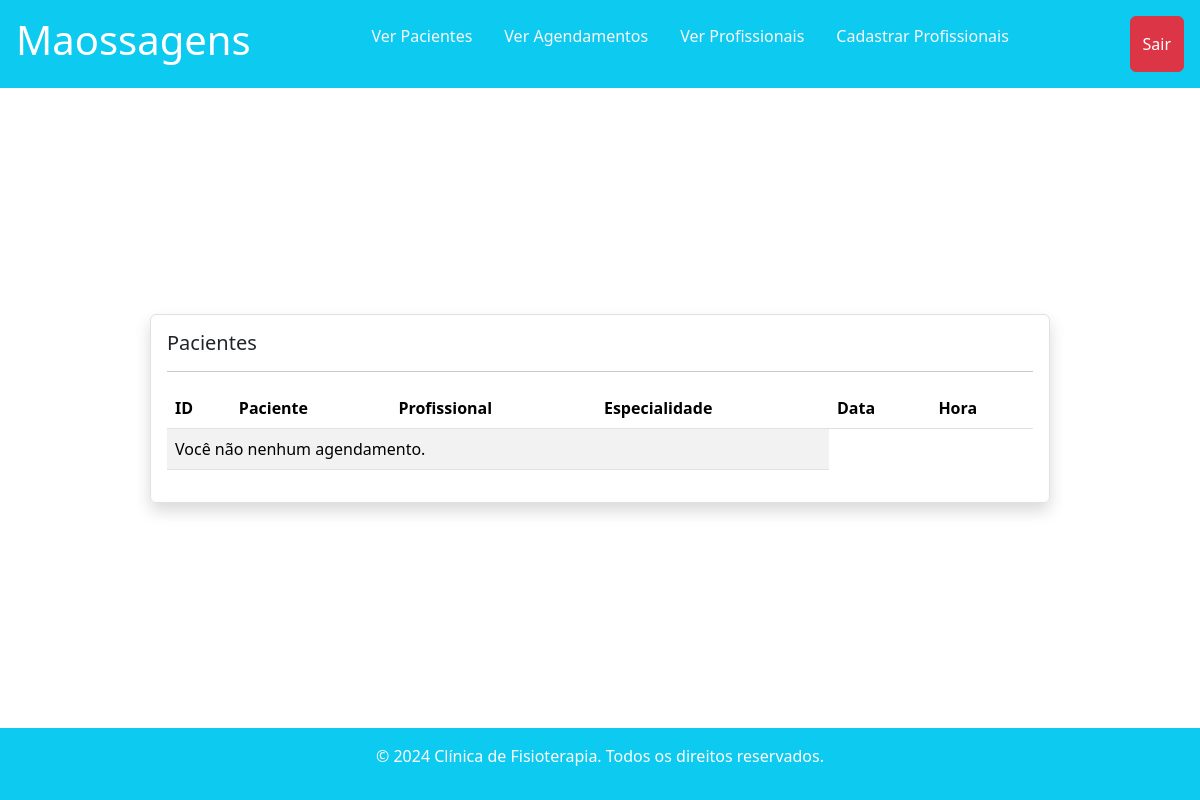
The app's page /registros/ver_agendamentos/, older data.
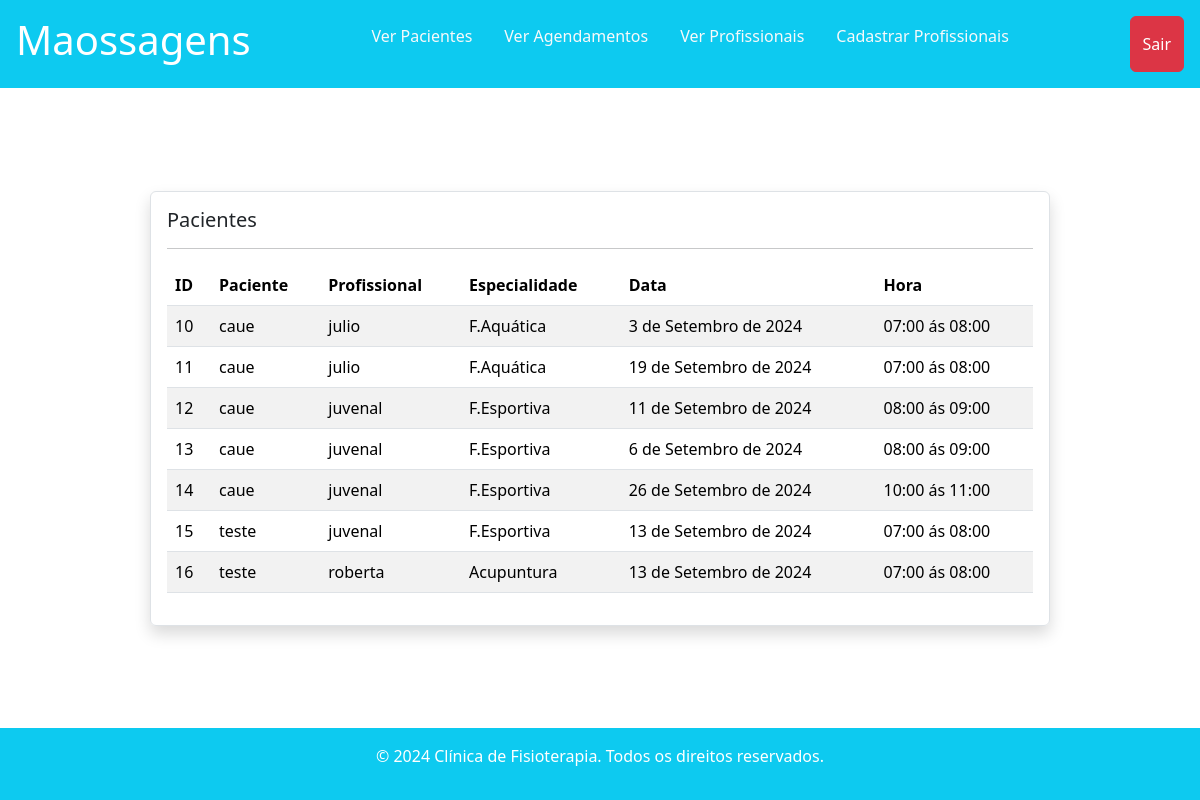
The same page, newer data.
### agenda/models.py (models this page shows, shortened)
class Agendamento(models.Model):
    HORARIOS = (
        ("1", "07:00 ás 08:00"),
        ("2", "08:00 ás 09:00"),
        ("3", "09:00 ás 10:00"),
        ("4", "10:00 ás 11:00"),
        ("5", "11:00 ás 12:00"),
    )
    def validar_dia(value):
        today = date.today()
        weekday = date.fromisoformat(f'{value}').weekday()
        if value < today:
            raise ValidationError('Não é possivel escolher um data atrasada.')
        if (weekday == 5) or (weekday == 6):
            raise ValidationError('Escolha um dia útil da semana.')
    paciente = models.ForeignKey(Paciente, on_delete=models.DO_NOTHING)
    profissional = models.ForeignKey(Profissional, on_delete=models.DO_NOTHING)
    especialidade = models.ForeignKey(Especialidade, on_delete=models.DO_NOTHING)
    data = models.DateField(help_text="Insira uma data para agenda", validators=[validar_dia], default=date.today())
    hora = models.CharField(max_length=60, choices=HORARIOS)
    class Meta:
        verbose_name = 'Agenda'

### paciente/models.py (models this page shows)
class Paciente(models.Model):
    nome = models.CharField(max_length=60, null=False)
    email = models.EmailField(null=False)
    senha = models.CharField(max_length=64,null=False)
    def __str__(self):
        return self.nome

### profissional/models.py (models this page shows)
class Profissional(models.Model):
    nome = models.CharField(max_length=255)
    area_especializacao = models.ForeignKey(Especialidade, on_delete=models.DO_NOTHING)
    telefone = models.CharField(max_length=20)
    email = models.EmailField()
    def __str__(self):
        return self.nome

class Especialidade(models.Model):
    especialidade = models.CharField(max_length=100)
    def __str__(self):
        return self.especialidade

### registros/views.py (the view)
# urls.py: path('ver_agendamentos/', views.ver_agendamentos, name='ver_agendamentos'),
def ver_agendamentos(request):
    if request.method == "GET":
        agendamentos = Agendamento.objects.all()
        return render(request,'ver_agendamentos.html', {'agendamentos' : agendamentos})

### registros/templates/ver_agendamentos.html (shortened to what this page needs)
{% extends "base.html" %}
{% load static %}
{% block 'body' %}
<header>
    <div class="container-fluid d-flex  justify-content-between bg-info text-white p-3">
        <h1>Maossagens</h1>
        {% include 'partials/regis_nav.html' %}
        <a href="{% url 'sair' %}" class="btn btn-danger d-flex text-center align-items-center">Sair</a>
    </div>
</header>
<main class="flex-fill d-flex flex-row align-items-center">
    <div class="container w-75 border rounded p-3 mx-auto shadow">
        <h1 class='fs-5'>Pacientes</h1>
        <hr>
        <table class="table table-striped">
            <thead>
                <tr>
                    <th>ID</th>
                    <th>Paciente</th>
                    <th>Profissional</th>
                    <th>Especialidade</th>
                    <th>Data</th>
                    <th>Hora</th>
                </tr>
            </thead>
            <tbody>
                {% for agendamento in agendamentos %}
                    <tr>
                        <td>{{ agendamento.id }}</td>
                        <td>{{ agendamento.paciente }}</td>
                        <td>{{ agendamento.profissional }}</td>
                        <td>{{ agendamento.especialidade }}</td>
                        <td>{{ agendamento.data }}</td>
                        <td>{{ agendamento.get_hora_display }}</td>
                    </tr>
                {% empty %}
                    <tr>
                        <td colspan="4">Você não nenhum agendamento.</td>
                    </tr>
                {% endfor %}
            </tbody>
        </table>
    </div>
</main>
{% endblock 'body' %}

### templates/base.html (shortened to what this page needs)
{% load static %}
<!doctype html>
<html lang="pt-br">
  <head>
    <link href="https://cdn.jsdelivr.net/npm/bootstrap@5.3.3/dist/css/bootstrap.min.css" rel="stylesheet">
  </head>
  <body class="d-flex flex-column min-vh-100">
    {% block 'body' %}{% endblock 'body' %}
    <footer class=" p-3 mt-auto bg-info text-white d-flex flex-row justify-content-center">
      <div class="container text-center">
        <p>&copy; 2024 Clínica de Fisioterapia. Todos os direitos reservados.</p>
      </div>
    </footer>
  </body>
</html>

### templates/partials/regis_nav.html
<nav class="nav">
    <ul class="nav justify-content-center">
        <li class="nav-item">
            <a class="nav-link text-light fs-6" href="{% url "ver_paciente" %}">Ver Pacientes</a>
        </li>
        <li class="nav-item">
            <a class="nav-link text-light fs-6" href="{% url "ver_agendamentos" %}">Ver Agendamentos</a>
        </li>
        <li class="nav-item">
            <a class="nav-link text-light fs-6" href="{% url "ver_profissionais" %}">Ver Profissionais</a>
        </li>
        <li class="nav-item">
            <a class="nav-link text-light fs-6" href="{% url "valida_profissional" %}">Cadastrar Profissionais</a>
        </li>
    </ul>
</nav>

Row changes from the older to the newer data that the page shows:
added Agendamento: id "10", paciente "caue", profissional "julio", especialidade "F.Aquática", data "3 de Setembro de 2024", hora "07:00 ás 08:00"
added Agendamento: id "11", paciente "caue", profissional "julio", especialidade "F.Aquática", data "19 de Setembro de 2024", hora "07:00 ás 08:00"
added Agendamento: id "12", paciente "caue", profissional "juvenal", especialidade "F.Esportiva", data "11 de Setembro de 2024", hora "08:00 ás 09:00"
added Agendamento: id "13", paciente "caue", profissional "juvenal", especialidade "F.Esportiva", data "6 de Setembro de 2024", hora "08:00 ás 09:00"
added Agendamento: id "14", paciente "caue", profissional "juvenal", especialidade "F.Esportiva", data "26 de Setembro de 2024", hora "10:00 ás 11:00"
added Agendamento: id "15", paciente "teste", profissional "juvenal", especialidade "F.Esportiva", data "13 de Setembro de 2024", hora "07:00 ás 08:00"
added Agendamento: id "16", paciente "teste", profissional "roberta", especialidade "Acupuntura", data "13 de Setembro de 2024", hora "07:00 ás 08:00"
Text that changed along with them:
text no longer shown: "Você não nenhum agendamento."
